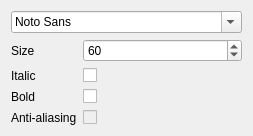
<?xml version="1.0" encoding="UTF-8"?>
<ui version="4.0">
 <class>FontOptions</class>
 <widget class="QWidget" name="FontOptions">
  <property name="geometry">
   <rect>
    <x>0</x>
    <y>0</y>
    <width>206</width>
    <height>129</height>
   </rect>
  </property>
  <property name="windowTitle">
   <string>Form</string>
  </property>
  <layout class="QVBoxLayout" name="verticalLayout">
   <item>
    <widget class="QFontComboBox" name="fontComboBox">
     <property name="currentFont">
      <font>
       <family>Arial Black</family>
       <weight>75</weight>
       <bold>true</bold>
      </font>
     </property>
    </widget>
   </item>
   <item>
    <layout class="QFormLayout" name="formLayout">
     <item row="1" column="0">
      <widget class="QLabel" name="fontSizeLabel">
       <property name="text">
        <string>Size</string>
       </property>
      </widget>
     </item>
     <item row="1" column="1">
      <widget class="QSpinBox" name="fontSize">
       <property name="minimum">
        <number>1</number>
       </property>
       <property name="maximum">
        <number>999</number>
       </property>
       <property name="value">
        <number>60</number>
       </property>
      </widget>
     </item>
     <item row="2" column="0">
      <widget class="QLabel" name="italicLabel">
       <property name="text">
        <string>Italic</string>
       </property>
      </widget>
     </item>
     <item row="2" column="1">
      <widget class="QCheckBox" name="italic">
       <property name="text">
        <string/>
       </property>
      </widget>
     </item>
     <item row="3" column="0">
      <widget class="QLabel" name="boldLabel">
       <property name="text">
        <string>Bold</string>
       </property>
      </widget>
     </item>
     <item row="3" column="1">
      <widget class="QCheckBox" name="bold">
       <property name="text">
        <string/>
       </property>
      </widget>
     </item>
     <item row="4" column="0">
      <widget class="QLabel" name="antiAliasingLabel">
       <property name="text">
        <string>Anti-aliasing</string>
       </property>
      </widget>
     </item>
     <item row="4" column="1">
      <widget class="QCheckBox" name="antiAliasing">
       <property name="enabled">
        <bool>false</bool>
       </property>
       <property name="text">
        <string/>
       </property>
      </widget>
     </item>
    </layout>
   </item>
  </layout>
 </widget>
 <resources/>
 <connections/>
</ui>
